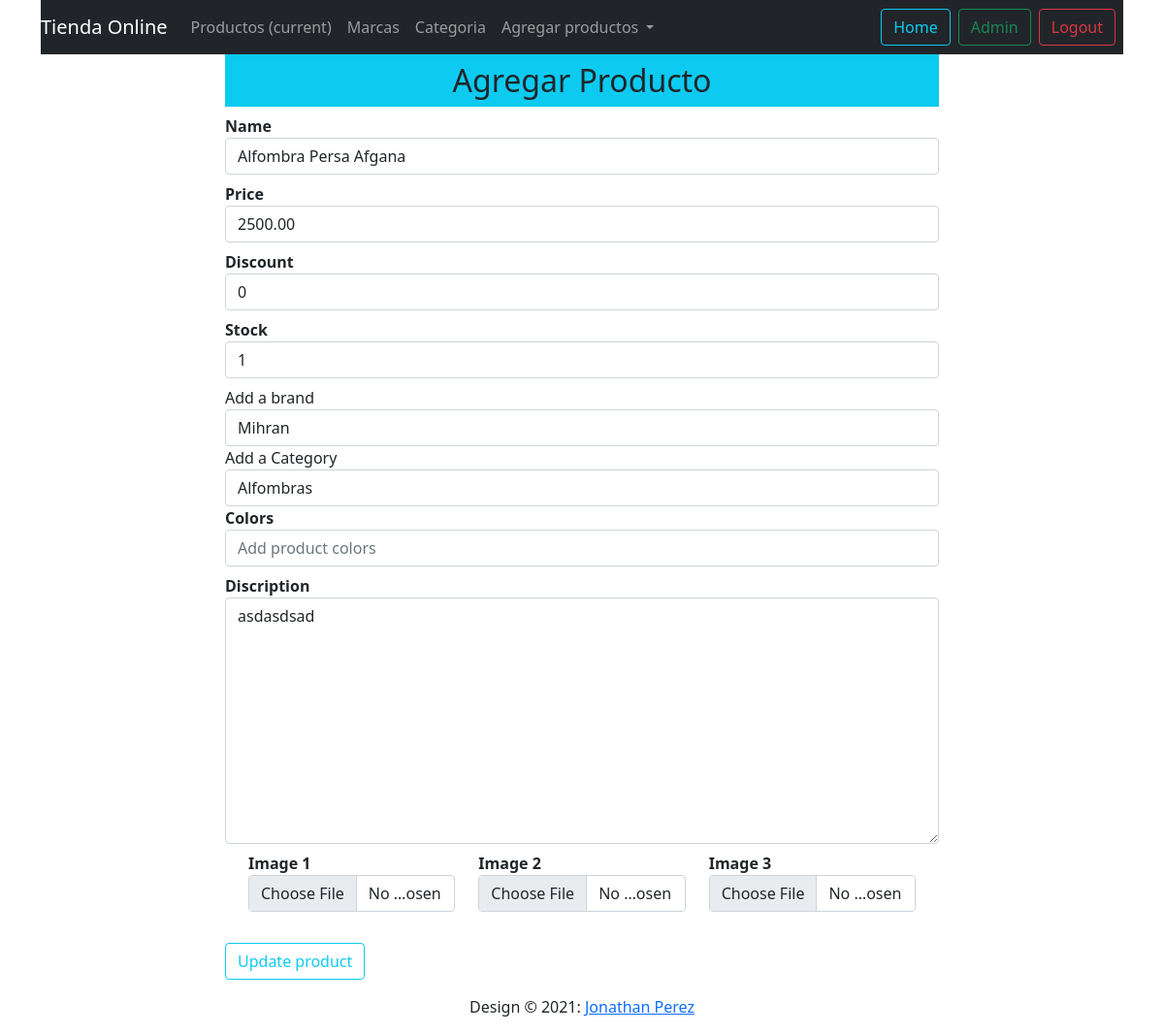
The page /updateproduct/2 on the database its author committed.
### shop/products/models.py (models this page shows, shortened)
class Addproduct(db.Model):
    __seachbale__ =['name', 'desc']
    id = db.Column(db.Integer, primary_key=True)
    name = db.Column(db.String(80), nullable=False)
    price = db.Column(db.Numeric(10, 2), nullable=False)
    discount = db.Column(db.Integer, default=0)
    stock = db.Column(db.Integer, nullable=False)
    colors = db.Column(db.Text, nullable=False)
    desc = db.Column(db.Text, nullable=False)
    pub_date = db.Column(db.DateTime, nullable=False, default=datetime.utcnow)
    category_id = db.Column(db.Integer, db.ForeignKey('category.id'), nullable=False)
    category = db.relationship('Category', backref=db.backref('categories', lazy=True))
    brand_id = db.Column(db.Integer, db.ForeignKey('brand.id'), nullable=False)
    brand = db.relationship('Brand', backref=db.backref('brands', lazy=True))
    image_1 = db.Column(db.String(150), nullable=False, default='image1.jpg')
    image_2 = db.Column(db.String(150), nullable=False, default='image2.jpg')
    image_3 = db.Column(db.String(150), nullable=False, default='image3.jpg')

class Brand(db.Model):
    id = db.Column(db.Integer, primary_key=True)
    name = db.Column(db.String(30), nullable=False, unique=True)

class Category(db.Model):
    id = db.Column(db.Integer, primary_key=True)
    name = db.Column(db.String(30), nullable=False, unique=True)

### shop/products/routes.py (the view, shortened to what this page needs)
@app.route('/updateproduct/<int:id>', methods=['GET', 'POST'])
def updateproduct(id):
    brands = Brand.query.all()
    categories = Category.query.all()
    product = Addproduct.query.get_or_404(id)
    brand = request.form.get('brand')
    category = request.form.get('category')
    form = Addproducts(request.form)
    form.name.data = product.name
    form.price.data = product.price
    form.discription.data = product.discount
    form.stock.data = product.stock
    form.discription.data = product.desc
    return render_template('products/updateproduct.html', form=form, product=product, categories=categories,
                           brands=brands)

### shop/products/forms.py
class Addproducts(Form):
    name = StringField('Name', [validators.DataRequired()])
    price = DecimalField('Price', [validators.DataRequired()])
    discount = IntegerField('Discount', default=0)
    stock = IntegerField('Stock', [validators.DataRequired()])
    colors = StringField('Colors', [validators.DataRequired()])
    discription = TextAreaField('Discription', [validators.DataRequired()])
    image_1 = FileField('Image 1', validators=[FileAllowed(['jpg', 'png', 'gif', 'jpeg'])])
    image_2 = FileField('Image 2', validators=[FileAllowed(['jpg', 'png', 'gif', 'jpeg'])])
    image_3 = FileField('Image 3', validators=[FileAllowed(['jpg', 'png', 'gif', 'jpeg'])])

### shop/templates/products/updateproduct.html (shortened to what this page needs)
{% extends 'layout.html'%}
{% block content %}
<div class="container">
        <nav class="navbar navbar-expand-lg navbar-dark bg-dark">
            <a class="navbar-brand" href="{{url_for('admin')}}">Tienda Online</a>
            <div class="collapse navbar-collapse" id="navbarNavDropdown">
              <ul class="navbar-nav">
                <li class="nav-item active">
                  <a class="nav-link" href="{{url_for('admin')}}">Productos <span class="sr-only">(current)</span></a>
                </li>
                <li class="nav-item">
                  <a class="nav-link" href="{{url_for('brands')}}">Marcas</a>
                </li>
                <li class="nav-item">
                  <a class="nav-link" href="{{url_for('category')}}">Categoria</a>
                </li>
                <li class="nav-item dropdown">
                  <a class="nav-link dropdown-toggle" href="#" id="navbarDropdownMenuLink" role="button" data-toggle="dropdown" aria-haspopup="true" aria-expanded="false">
                    Agregar productos
                  </a>
                </li>
              </ul>
            </div>
            <a href=""<button class="btn btn-outline-info me-2" type="button">Home</button></a>
            <a href="{{url_for('admin')}}"><button class="btn btn-outline-success me-2" type="button">Admin</button></a>
            <a href="{{url_for('logout')}}"><button class="btn btn-outline-danger me-2" type="button">Logout</button></a>
          </nav>
    </div>
<div class="container">
    <div class="row">
        <div class="col-md-2"></div>
            <div class="col-md-8">
                <h2 class="text-center bg-info p-2"> Agregar Producto</h2>
                {% from '_formhelpers.html' import render_field %}
                <form action="" method="POST" enctype="multipart/form-data">
                    {{ render_field(form.name, class="form-control", placeholder="Add product name")}}
                    {{ render_field(form.price, class="form-control", placeholder="Add product price")}}
                    {{ render_field(form.discount, class="form-control", placeholder="Add product discount")}}
                    {{ render_field(form.stock, class="form-control", placeholder="Add product stock")}}
                    <label for="brand">Add a brand</label>
                    <select name="brand" id="brand" class="form-control" required>
                        <option value="{{product.brand_id}}"> {{product.brand.name}}</option>
                    </select>
                      <label for="category">Add a Category</label>
                    <select name="category" id="category" class="form-control" required>
                        <option value="{{product.category_id}}"> {{product.category.name}}</option>
                    </select>
                    {{ render_field(form.colors, class="form-control", placeholder="Add product colors")}}
                    {{ render_field(form.discription, class="form-control", placeholder="Add product detail", rows="10")}}
                    <div class="container">
                        <div class="row">
                             <div class="col-md-4">{{ render_field(form.image_1, class="form-control")}}</div>
                            <div class="col-md-4">{{ render_field(form.image_2, class="form-control")}}</div>
                            <div class="col-md-4">{{ render_field(form.image_3, class="form-control")}}</div>
                        </div>
                    </div>
                    <button type="submit" class="btn btn-outline-info mt-4">Update product</button>
                </form>
             </div>
        <div class="col-md-2"></div>
    </div>
</div>
{% endblock content %}

### rows shown on the page
Addproduct: name "Alfombra Persa Afgana", price "2500.00", discount "0", stock "1"
Brand: brand "Mihran"
Category: category "Alfombras"

### other values the page prints
{{ field.label }} "Name Price Discount Stock Colors Discription Image 1 Image 2 Image 3"
